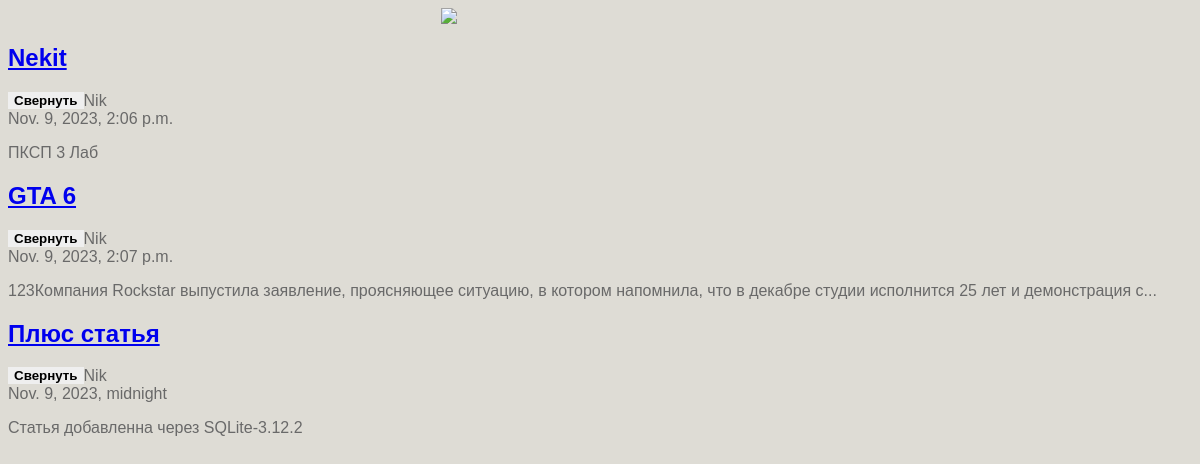
The page / on the database its author committed.
### articles/models.py (models this page shows, shortened)
class Article(models.Model):
    title = models.CharField(max_length=200)
    author = models.ForeignKey(User, on_delete=models.CASCADE)
    text = models.TextField()
    created_date = models.DateTimeField(auto_now_add=True)
    def get_excerpt(self):
        return self.text[:140] + '...' if len(self.text) > 140 else self.text

### articles/views.py (the view)
# urls.py: path("", page_articles, name="home"),
def page_articles(request):
    return render(request, "articles.html", context={"posts": Article.objects.all()})

### templates/articles.html (shortened to what this page needs)
{% load static %}
<!DOCTYPE html>
<html lang="en">
  <head>
    <link rel="stylesheet" href="{% static 'css/lab7.css' %}">
  </head>
  <body>
    <div class="header">
<img src="https://preview.redd.it/nature-inspired-by-firewatch-wallpapers-v0-zpqz9422s5qa1.png?width=1080&crop=smart&auto=webp&s=ee22f585bf0d1f5bcdaa419989a7dcaa11da1d85">
    </div>
    <div class="articles">
      {% for post in posts %}
      <div class="post post-shadow">
        <h2>
          <a href="{% url 'article_detail' post.id %}">{{ post.title }}</a>
        </h2>
        <button class="fold-button folded">Свернуть</button>
        <div class="post-info">
          <div class="post-author">{{ post.author.username }}</div>
          <div class="post-datetime">{{ post.created_date }}</div>
        </div>
        <p class="post-text">{{ post.get_excerpt }}</p>
      </div>
      {% endfor %}
    </div>
  </body>
</html>

### static/css/lab7.css (style rules this page uses)
body { background: #dedcd5; font-family: Tahoma, Arial, sans-serif; color: dimgray; }
.header img { display: block; width: 318px; margin-left: auto; margin-right: auto; }
.post button { float: left; border: none; font-weight: bold; }
.post-shadow { height: 100%; width: 100%; z-index: 0; }

### rows shown on the page
Article: title "Nekit", author.username "Nik", created_date "Nov. 9, 2023, 2:06 p.m.", get_excerpt "ПКСП 3 Лаб"
Article: title "GTA 6", author.username "Nik", created_date "Nov. 9, 2023, 2:07 p.m.", get_excerpt "123Компания Rockstar выпустила заявление, проясняющее ситуацию, в котором напомнила, что в декабре студии исполнится 25 лет и демонстрация с..."
Article: title "Плюс статья", author.username "Nik", created_date "Nov. 9, 2023, midnight", get_excerpt "Статья добавленна через SQLite-3.12.2"
